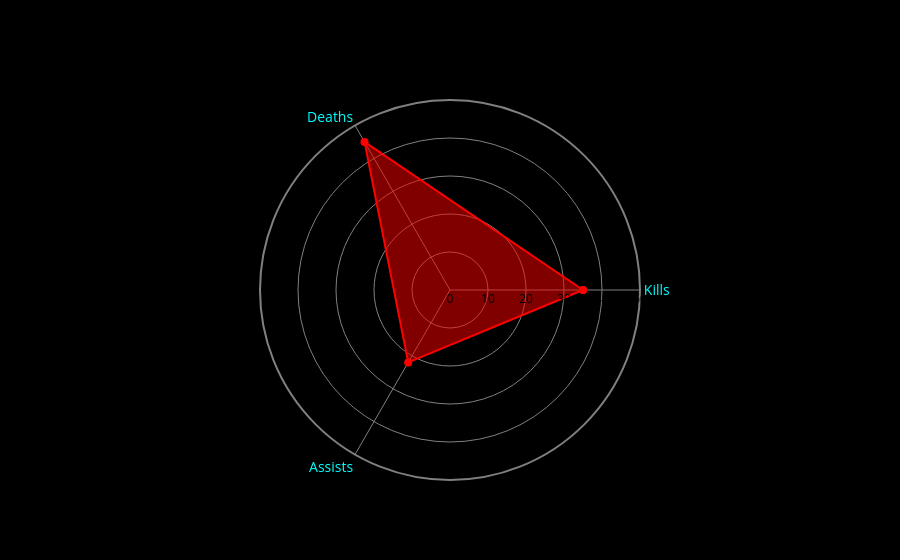

The notebook cell saved with this chart:
### Code cell
import plotly.graph_objects as go

target_name = "s1mple"
labels = ['Kills', 'Deaths', 'Assists']
values = [35, 45, 22]  

values += values[:1]
labels += labels[:1]

fig = go.Figure()

fig.add_trace(go.Scatterpolar(
    r=values,
    theta=labels,
    fill='toself',
    name=target_name,
    line=dict(color='red'),
    marker=dict(size=8, color='red'),
    showlegend=False, 
     hovertemplate='%{r}<extra></extra>'
))

fig.update_layout(
    polar=dict(
        bgcolor='black',
        angularaxis=dict(
            ticktext=['Kills', 'Deaths', 'Assists'],  
            linewidth=2,
            linecolor='gray', 
            gridcolor='gray',  
            showgrid=True,
              
            tickangle=0,  
            tickfont=dict(size=14, color='cyan'),
        ),
        
        radialaxis=dict(
            
            linewidth=0,
            linecolor='orange',
            gridcolor='gray',  
            
            showline=False,
            range=[0, 50],  
            tickfont=dict(color='black'),
        )
    ),
    paper_bgcolor='black',  
    font=dict(color='Orange'),  
    showlegend=False  
)

fig.show()

### Figure 1 — Plotly figure (JSON) as saved in the notebook; plotly's stock layout.template omitted (floating-point values rounded to 4 significant figures)
{"data": [{"fill": "toself", "hovertemplate": "%{r}<extra></extra>", "line": {"color": "red"}, "marker": {"color": "red", "size": 8}, "name": "s1mple", "r": [35, 45, 22, 35], "showlegend": false, "theta": ["Kills", "Deaths", "Assists", "Kills"], "type": "scatterpolar"}], "layout": {"font": {"color": "Orange"}, "paper_bgcolor": "black", "polar": {"angularaxis": {"gridcolor": "gray", "linecolor": "gray", "linewidth": 2, "showgrid": true, "tickangle": 0, "tickfont": {"color": "cyan", "size": 14}, "ticktext": ["Kills", "Deaths", "Assists"]}, "bgcolor": "black", "radialaxis": {"gridcolor": "gray", "linecolor": "orange", "linewidth": 0, "range": [0, 50], "showline": false, "tickfont": {"color": "black"}}}, "showlegend": false}}
